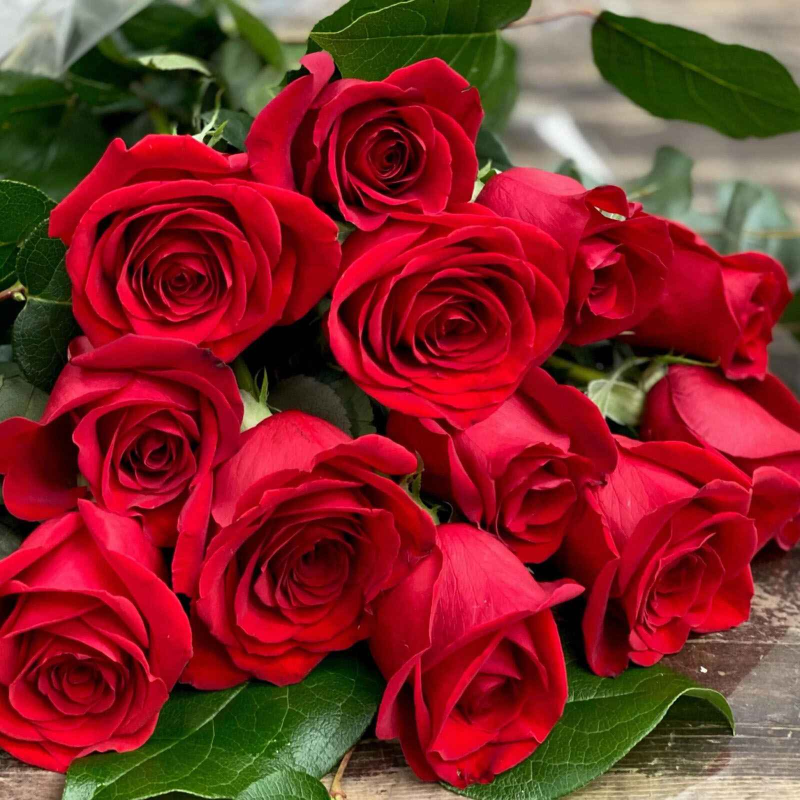
#> input picture learning/images/rose.jpg, 1600 x 1600 px (shown at 1/2 size); its folder holds 3 pictures in this run
$ python image_thresholding.py
#> lines starting #> are read from the running program, lines starting #| are printed output that depends on the picture
import os, cv2
import matplotlib.pyplot as plt
import numpy as np

def thresholding(input_name):
#> called with input_name = 'rose.jpg'
    root = os.getcwd()
    input_path = os.path.join(root, "images", input_name)
    image = cv2.imread(input_path)
#> image is the input picture: shape (1600, 1600, 3); mean B, G, R 40.1, 40.9, 130.7
    image_rgb = cv2.cvtColor(image, cv2.COLOR_BGR2RGB)
    image_gray = cv2.cvtColor(image, cv2.COLOR_BGR2GRAY)
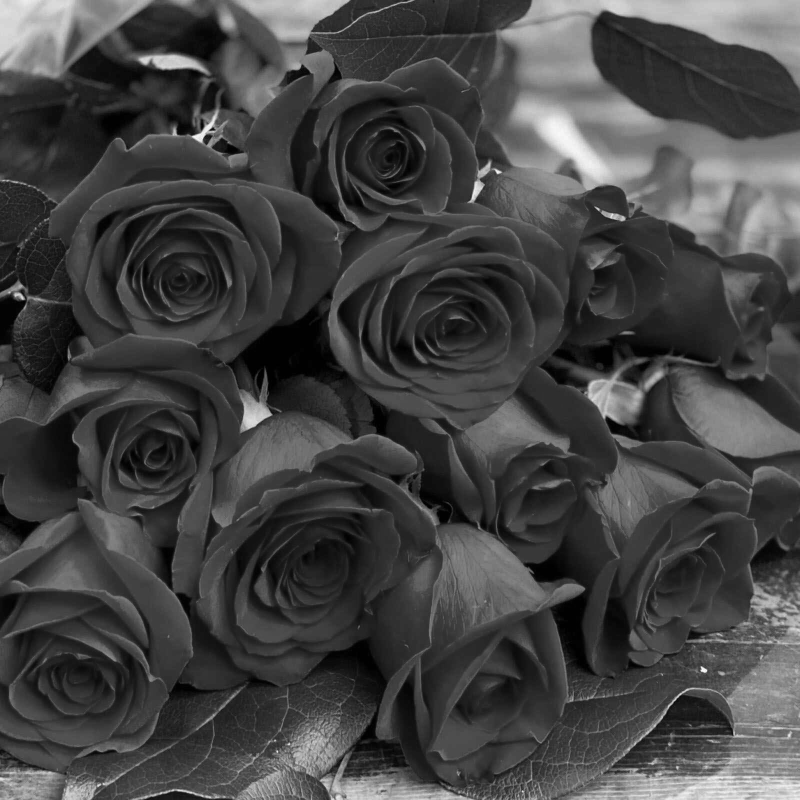
#> image_gray: shape (1600, 1600) (shown at 1/2 size); min 0, max 253, mean 67.7

    hist = cv2.calcHist([image_gray], [0], None, [256], [0, 256])
#> hist = 256 values, max 62681 at index 48, min 0 at index 254, mean 10000
    plt.figure()
    plt.subplot(241)
    plt.imshow(image_rgb)
    plt.title("Original image")

    plt.subplot(242)
    plt.imshow(image_gray, cmap = "gray")
    plt.title("Grayscale image")

    plt.subplot(243)
    plt.plot(hist)
    plt.xlabel('Pixel intensity')
    plt.ylabel('Number of pixels')


    threshold_options = {
        "Binary" : cv2.THRESH_BINARY,
        "Binary Inverse" : cv2.THRESH_BINARY_INV,
        "To Zero" : cv2.THRESH_TOZERO,
        "To Zero Inverse" : cv2.THRESH_TOZERO_INV,
        "Trunc" : cv2.THRESH_TRUNC
    }

    thres = 70

    for i, (threshold_name, threshold_opt) in enumerate(threshold_options.items()):
        plt.subplot(2, 4, i + 4)
        _, dst = cv2.threshold(image, thres, 255, threshold_opt)
        plt.imshow(dst, cmap = 'gray')
        plt.title(threshold_name)
#> this loop made 5 passes
#> pass 1, in thresholding, `_, dst = cv2.threshold(image, thres, 255, threshold_opt)`:
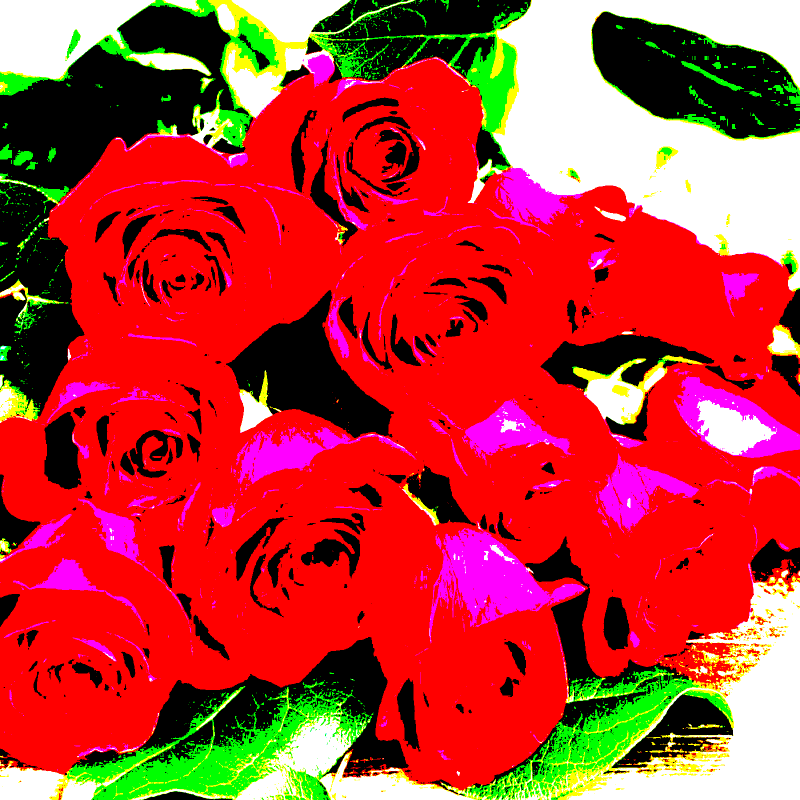
#> dst: shape (1600, 1600, 3) (shown at 1/2 size); mean B, G, R 51.8, 57, 190.3
#> pass 2, in thresholding, `_, dst = cv2.threshold(image, thres, 255, threshold_opt)`:
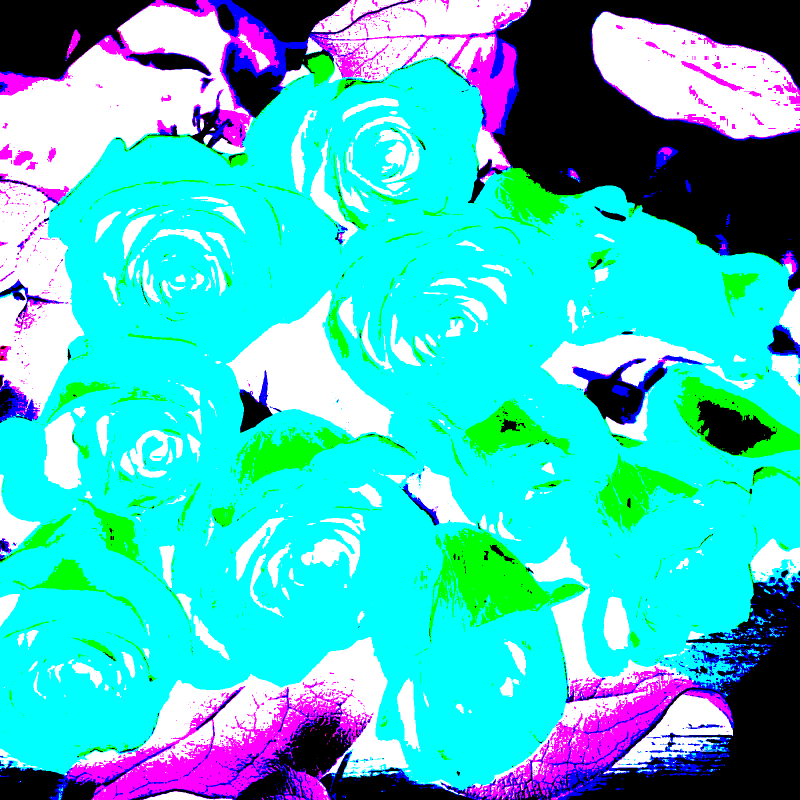
#> dst: shape (1600, 1600, 3) (shown at 1/2 size); mean B, G, R 203.2, 198, 64.7
#> pass 3, in thresholding, `_, dst = cv2.threshold(image, thres, 255, threshold_opt)`:
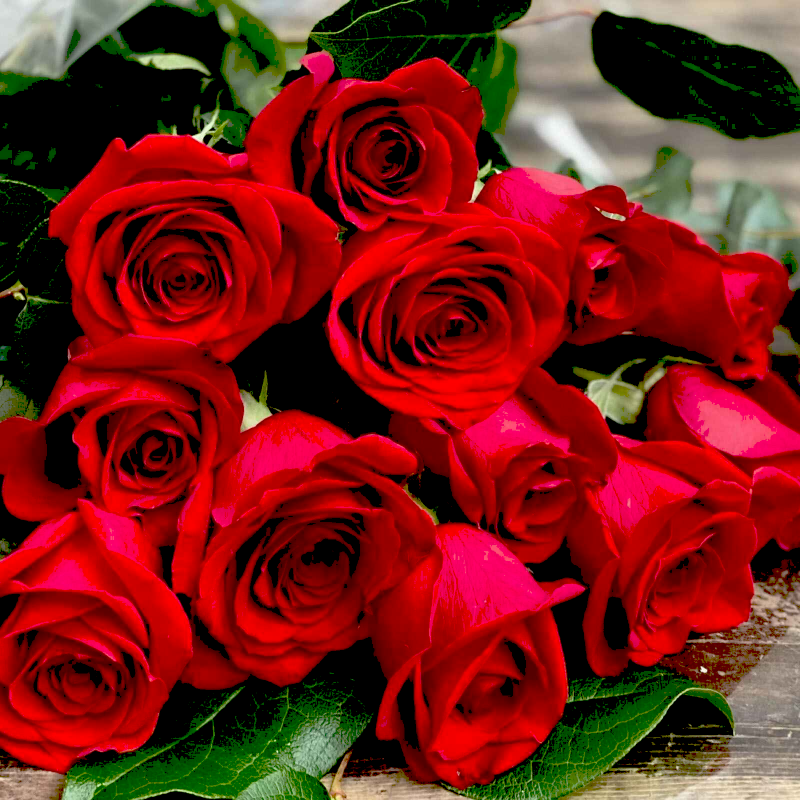
#> dst: shape (1600, 1600, 3) (shown at 1/2 size); mean B, G, R 24, 28.8, 121.7
    plt.show()
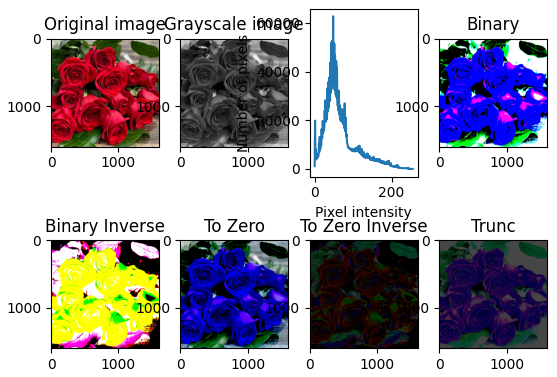
#> figure drawn by matplotlib, 8 panels; B, G, R data is drawn as R, G, B; panel 3: curve peaks at x = 48, y = 62681


def main():
    thresholding("rose.jpg")

if __name__ == "__main__":
    main()
